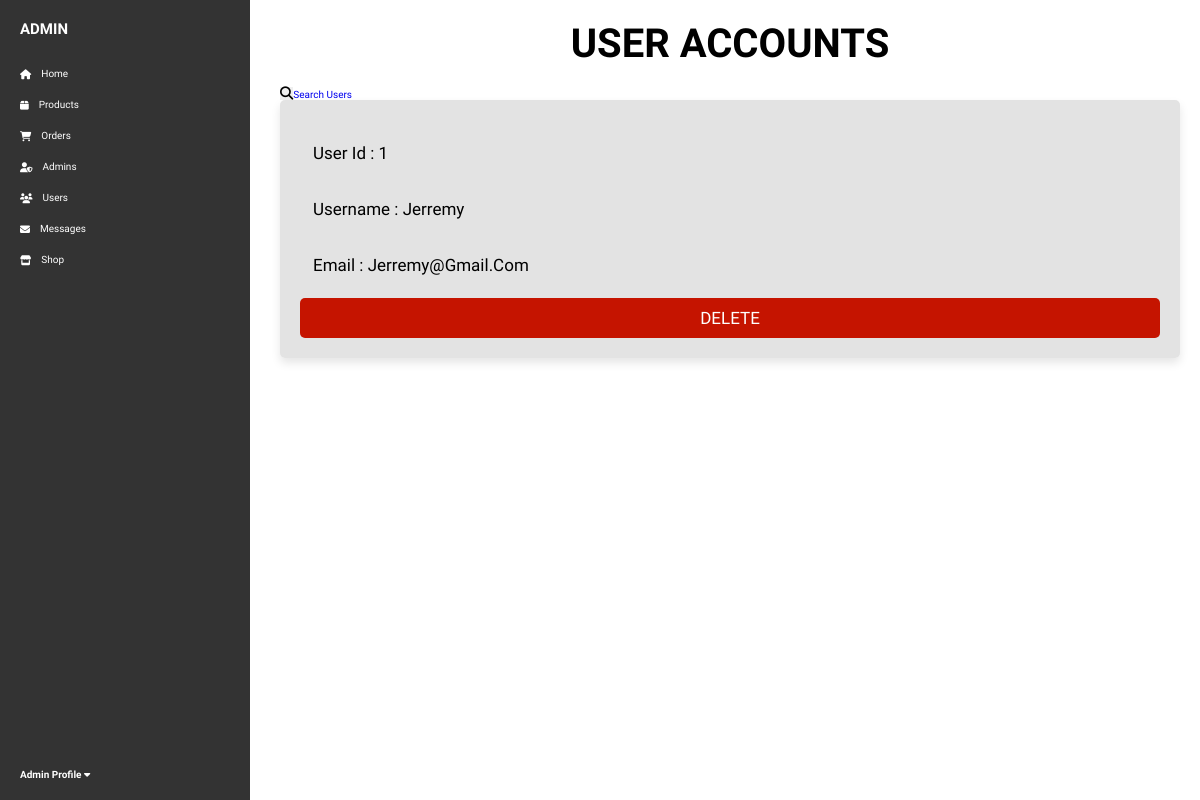
Page /admin/users_accounts.php (signed in) on the earlier database version.
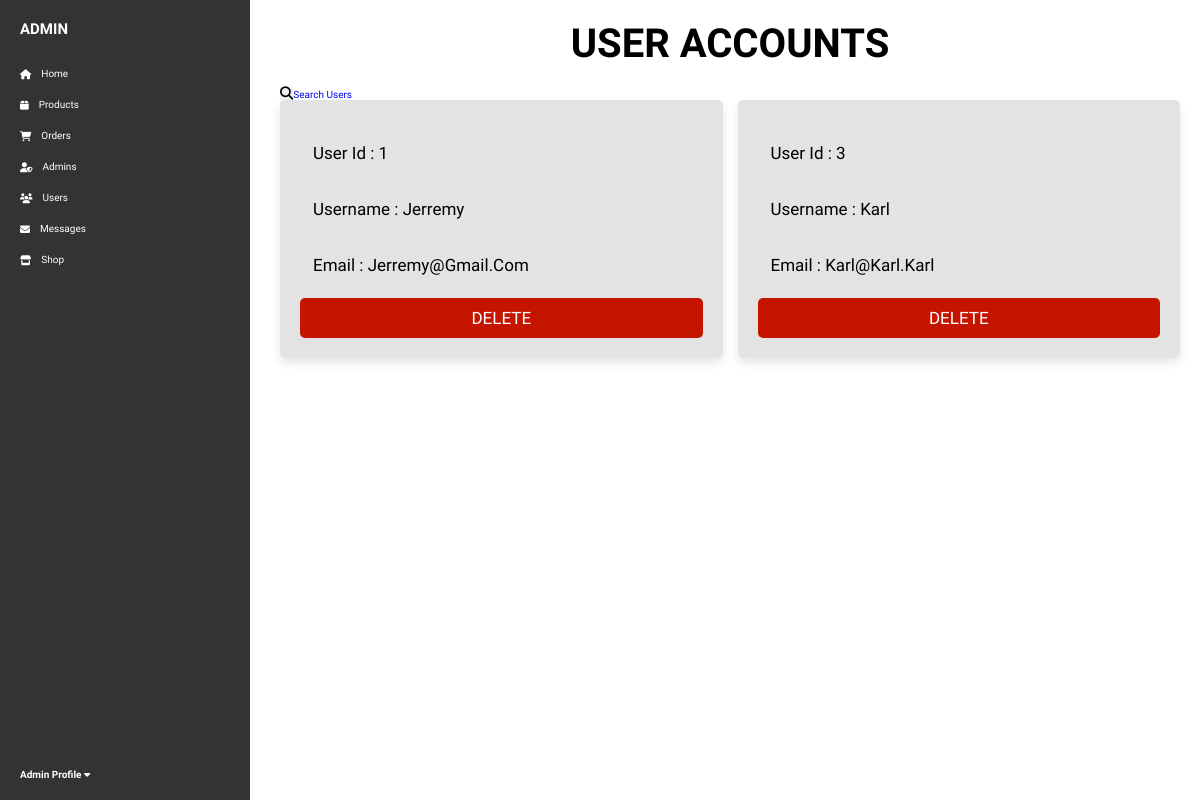
Same page on the later database version.
### tables this page shows
CREATE TABLE `users` (
  `id` int(100) NOT NULL,
  `name` varchar(20) NOT NULL,
  `email` varchar(50) NOT NULL,
  `password` varchar(50) NOT NULL
);

### admin/users_accounts.php (the view, shortened to what this page needs)
<!DOCTYPE html>
<html lang="en">
<head>
   <link rel="stylesheet" href="https://cdnjs.cloudflare.com/ajax/libs/font-awesome/6.1.1/css/all.min.css">
   <link rel="stylesheet" href="../css/admin_style.css">
   <link rel="stylesheet" href="../css/style.css">
</head>
<body>
<?php include '../components/admin_header.php'; ?>
<section class="dashboard">
   <h1 class="heading">user accounts</h1>
         <a href="search_users.php"><button class="fas fa-search" name="search_btn"></button>Search Users</a>
   <div class="box-container">
   <?php
      $select_accounts = $conn->prepare("SELECT * FROM `users`");
      $select_accounts->execute();
      if($select_accounts->rowCount() > 0){
         while($fetch_accounts = $select_accounts->fetch(PDO::FETCH_ASSOC)){
   ?>
   <div class="box">
      <p> user id : <span><?= $fetch_accounts['id']; ?></span> </p>
      <p> username : <span><?= $fetch_accounts['name']; ?></span> </p>
      <p> email : <span><?= $fetch_accounts['email']; ?></span> </p>
      <a href="users_accounts.php?delete=<?= $fetch_accounts['id']; ?>" onclick="return confirm('delete this account? the user related information will also be delete!')" class="delete-btn">delete</a>
   </div>
   <?php
         }
      }else{
         echo '<p class="empty">no accounts available!</p>';
      }
   ?>
   </div>
</section>
</body>
</html>

Differences in the rows shown:
added users: id "3", name "Karl", email "Karl@karl.karl"
